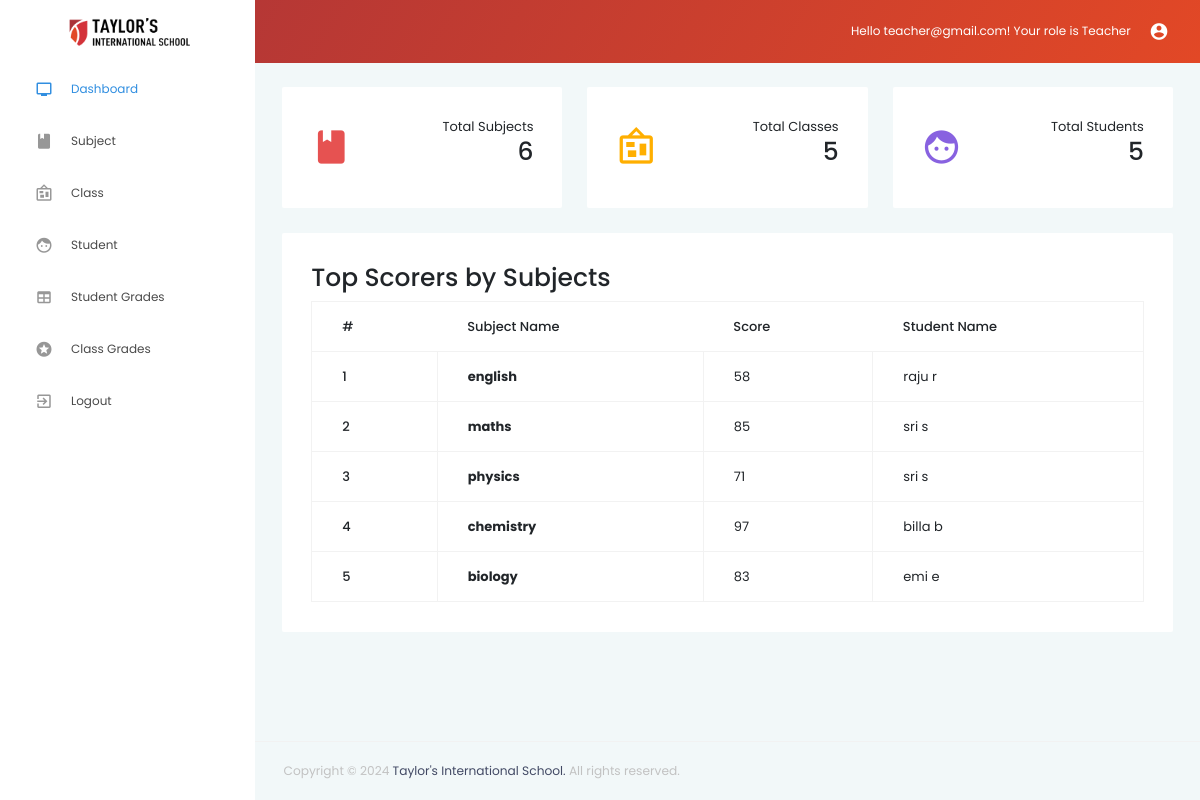
/pages_teacher/index.php (signed in), run on the app's committed database.
### tables this page shows
CREATE TABLE `student_subject` (
  `id` int(11) NOT NULL,
  `studentID` int(11) DEFAULT NULL,
  `subjectID` int(11) DEFAULT NULL,
  `subject_score` int(11) DEFAULT NULL,
  `subject_type` varchar(50) DEFAULT NULL
);

CREATE TABLE `subject` (
  `id` int(11) NOT NULL,
  `subjectID` varchar(50) NOT NULL,
  `subjectName` varchar(200) NOT NULL,
  `subjectType` varchar(50) NOT NULL
);

CREATE TABLE `student` (
  `studentID` int(11) NOT NULL,
  `firstName` varchar(50) NOT NULL,
  `lastName` varchar(50) NOT NULL,
  `gender` enum('Male','Female') NOT NULL,
  `classID` int(11) DEFAULT NULL
);

### pages_teacher/index.php (the view, shortened to what this page needs)
<!DOCTYPE html>
<?php
require_once '../db_connect.php';
?>
<html lang="en">
    <head>
        <link rel="stylesheet" href="../vendors/iconfonts/mdi/css/materialdesignicons.min.css">
        <link rel="stylesheet" href="../vendors/css/vendor.bundle.base.css">
        <link rel="stylesheet" href="../vendors/css/vendor.bundle.addons.css">
        <link rel="stylesheet" href="../css/style.css">
        <?php
        $result = $conn->query('SELECT COUNT(subjectID) FROM subject;');
        $row = $result->fetch_assoc();
        $num_of_subjects = $row['COUNT(subjectID)'];
        $result = $conn->query('SELECT COUNT(classID) FROM class;');
        $row = $result->fetch_assoc();
        $num_of_class = $row['COUNT(classID)'];
        $result = $conn->query('SELECT COUNT(studentID) FROM student;');
        $row = $result->fetch_assoc();
        $num_of_student = $row['COUNT(studentID)'];
        ?>
    </head>
    <body>
        <div class="container-scroller">
            <?php
            include("nav.php");
            ?>
            <div class="main-panel">
                <div class="content-wrapper">
                    <div class="row">
                        <div class="col-xl-4 col-lg-4 col-md-4 col-sm-6 grid-margin stretch-card">
                            <div class="card card-statistics">
                                <div class="card-body">
                                    <div class="clearfix">
                                        <div class="float-left">
                                            <i class="mdi mdi-book text-danger icon-lg"></i>
                                        </div>
                                        <div class="float-right">
                                            <p class="mb-0 text-right">Total Subjects</p>
                                            <div class="fluid-container">
                                                <h3 class="font-weight-medium text-right mb-0"><?php echo $num_of_subjects; ?></h3>
                                            </div>
                                        </div>
                                    </div>
                                </div>
                            </div>
                        </div>
                        <div class="col-xl-4 col-lg-4 col-md-4 col-sm-6 grid-margin stretch-card">
                            <div class="card card-statistics">
                                <div class="card-body">
                                    <div class="clearfix">
                                        <div class="float-left">
                                            <i class="mdi mdi-bulletin-board text-warning icon-lg"></i>
                                        </div>
                                        <div class="float-right">
                                            <p class="mb-0 text-right">Total Classes</p>
                                            <div class="fluid-container">
                                                <h3 class="font-weight-medium text-right mb-0"><?php echo $num_of_class; ?></h3>
                                            </div>
                                        </div>
                                    </div>
                                </div>
                            </div>
                        </div>
                        <div class="col-xl-4 col-lg-4 col-md-4 col-sm-6 grid-margin stretch-card">
                            <div class="card card-statistics">
                                <div class="card-body">
                                    <div class="clearfix">
                                        <div class="float-left">
                                            <i class="mdi mdi-face text-info icon-lg"></i>
                                        </div>
                                        <div class="float-right">
                                            <p class="mb-0 text-right">Total Students</p>
                                            <div class="fluid-container">
                                                <h3 class="font-weight-medium text-right mb-0"><?php echo $num_of_student; ?></h3>
                                            </div>
                                        </div>
                                    </div>
                                </div>
                            </div>
                        </div>
                    </div>
                    <div class="row">
                        <div class="col-lg-12 grid-margin">
                            <div class="card">
                                <div class="card-body">
                                    <h3 style="float:left">Top Scorers by Subjects</h3>
                                    <div class="table-responsive">
                                        <table class="table table-bordered">
                                            <thead>
                                                <tr>
                                                    <th>
                                                        #
                                                    </th>
                                                    <th>
                                                        Subject Name
                                                    </th>
                                                    <th>
                                                        Score
                                                    </th>
                                                    <th>
                                                        Student Name
                                                    </th>
                                                </tr>
                                            </thead>
                                            <tbody>
                                                <?php
                                                $counter=0;
                                                $sql = 'select s1.*
                                                        from student_subject s1
                                                        left outer join student_subject s2
                                                        on (s1.subjectID = s2.subjectID and s1.subject_score < s2.subject_score)
                                                        where s2.subjectID is null
                                                        group by subjectID';
                                                $result = $conn->query($sql);
                                                while($row = $result->fetch_assoc()){
                                                    $counter++;
                                                    $score = $row['subject_score'];
                                                    $studentID = $row['studentID'];
                                                    $subjectID = $row['subjectID'];
                                                    $namesql = 'SELECT subjectName FROM subject WHERE subjectID="'.$subjectID.'";';
                                                    $res = $conn->query($namesql);
                                                    $row = $res->fetch_assoc();
                                                    $subjectName = $row['subjectName'];
                                                    $namesql = 'SELECT firstName, lastName FROM student WHERE studentID="'.$studentID.'";';
                                                    $res = $conn->query($namesql);
                                                    $row = $res->fetch_assoc();
                                                    $studentName = $row['firstName']." ".$row['lastName'];
                                                    echo '<tr>
                                                            <td class="font-weight-medium">
                                                                '.$counter.'
                                                            </td>
                                                            <td><b>
                                                                '.$subjectName.'
                                                            </b></td>
                                                            <td>
                                                                '.$score.'
                                                            </td>
                                                            <td>
                                                                '.$studentName.'
                                                            </td>
                                                        </tr>';
                                                }
                                                ?>
                                            </tbody>
                                        </table>
                                    </div>
                                </div>
                            </div>
                        </div>
                    </div>
                </div>
                <?php
                include("../footer.php");
                ?>
            </div>
        </div>
        </div>
    </body>
</html>

### pages_teacher/nav.php (shortened to what this page needs)
<?php echo'
    <nav class="navbar default-layout col-lg-12 col-12 p-0 fixed-top d-flex flex-row" style="background-image: linear-gradient(120deg, #AA3339, #e24826);">
      <div class="text-center navbar-brand-wrapper d-flex align-items-top justify-content-center">
        <a class="navbar-brand brand-logo" href="index.php">
          <img src="../images/logo.png" alt="logo" width="400" height="89"/>
        </a>
      </div>
      <div class="navbar-menu-wrapper d-flex align-items-center">
        <ul class="navbar-nav navbar-nav-right">
			<li class="nav-item">
				<div class="nav-link" href="#">
					<span class="profile-text">Hello '. $_SESSION["username"]. '! Your role is ' . $_SESSION["role"].' </span>
					 <i class="mdi mdi-account-circle"></i>
				</div>
			</li>
        </ul>
      </div>
    </nav>
    <div class="container-fluid page-body-wrapper">
      <nav class="sidebar sidebar-offcanvas" id="sidebar">
        <ul class="nav">
          <li class="nav-item">
            <a class="nav-link" href="index.php">
              <i class="menu-icon mdi mdi-television"></i>
              <span class="menu-title">Dashboard</span>
            </a>
          </li>
          <li class="nav-item">
            <a class="nav-link" href="SubjectView.php">
              <i class="menu-icon mdi mdi-book"></i>
              <span class="menu-title">Subject</span>
            </a>
          </li>
          <li class="nav-item">
            <a class="nav-link" href="ClassView.php">
              <i class="menu-icon mdi mdi-bulletin-board"></i>
              <span class="menu-title">Class</span>
            </a>
          </li>
          <li class="nav-item">
            <a class="nav-link" href="StudentView.php">
              <i class="menu-icon mdi mdi-face"></i>
              <span class="menu-title">Student</span>
            </a>
          </li>
          <li class="nav-item">
            <a class="nav-link" href="StudentGrades.php">
              <i class="menu-icon mdi mdi-table"></i>
              <span class="menu-title">Student Grades</span>
            </a>
          </li>
		  <li class="nav-item">
            <a class="nav-link" href="ClassGrades.php">
              <i class="menu-icon mdi mdi-star-circle"></i>
              <span class="menu-title">Class Grades</span>
            </a>
          </li>
		  <li class="nav-item">
            <a class="nav-link" href="../Logout.php">
              <i class="menu-icon mdi mdi-exit-to-app"></i>
              <span class="menu-title">Logout</span>
            </a>
          </li>
        </ul>
      </nav>'
?>

### footer.php
<?php echo
		'
        <footer class="footer">
          <div class="container-fluid clearfix">
            <span class="text-muted d-block text-center text-sm-left d-sm-inline-block">Copyright © 2024
              <span style="color: #424964">Taylor\'s International School.</span> All rights reserved.</span>
          </div>
        </footer>
        '
?>

### data on the page
student_subject: subject.subjectName "english", subject_score "58", studentID.lastName "raju r"
student_subject: subject.subjectName "maths", subject_score "85", studentID.lastName "sri s"
student_subject: subject.subjectName "physics", subject_score "71", studentID.lastName "sri s"
student_subject: subject.subjectName "chemistry", subject_score "97", studentID.lastName "billa b"
student_subject: subject.subjectName "biology", subject_score "83", studentID.lastName "emi e"

### other printed values
$_SESSION["username"] "teacher@gmail.com"
$_SESSION["role"] "Teacher"
$num_of_subjects "6"
$num_of_class "5"
$num_of_student "5"
